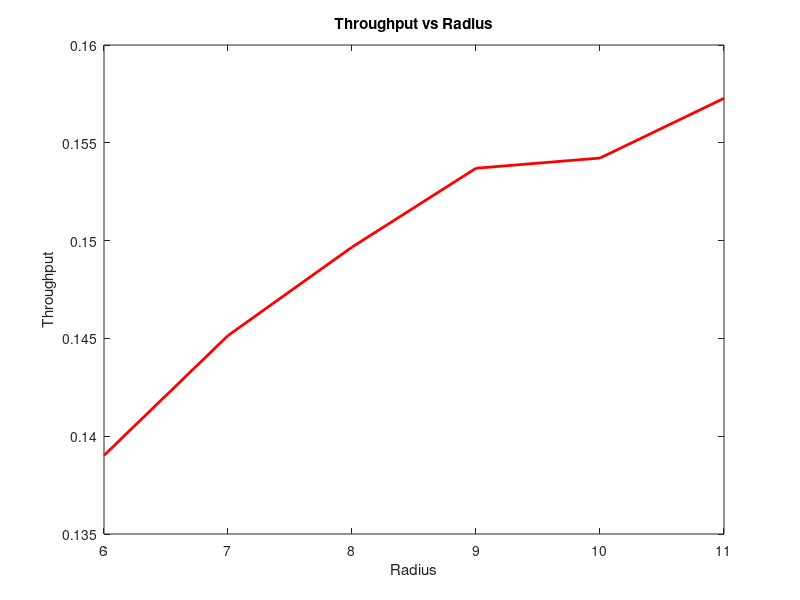

The MATLAB source for this figure:

data1 = load('stra2_radius.txt');
x1 = data1(:, 1); 
y1 = data1(:, 2);

plot(x1, y1, 'r', 'LineWidth', 2);


xlabel('Radius');
ylabel('Throughput');
title('Throughput vs Radius');
